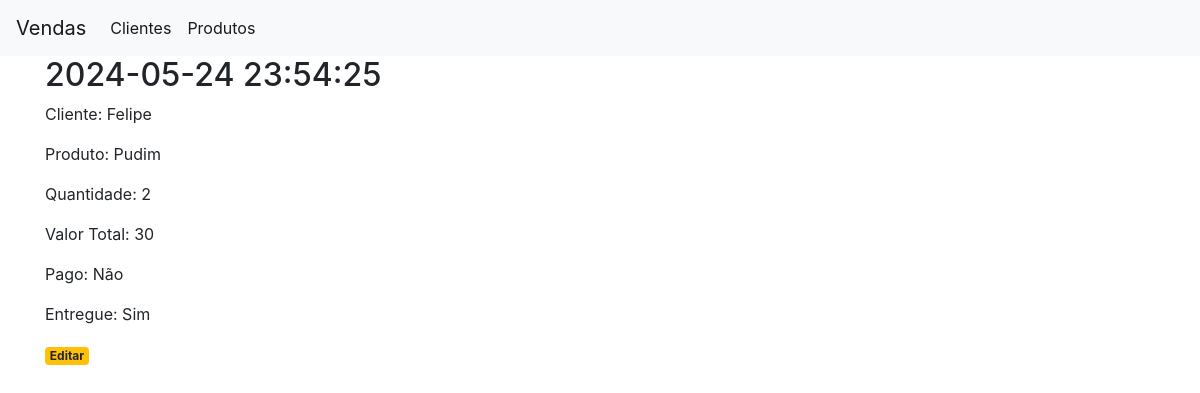
/vendas/1, run on the app's committed database.
### app.py (models this page shows)
class Vendas(db.Model):
    id = db.Column(db.Integer, primary_key=True)
    datahora = db.Column(db.DateTime, default=datetime.datetime.now)
    cliente = db.Column(db.String(80), nullable=False)
    produto = db.Column(db.String(30), nullable=False)
    qtde = db.Column(db.Integer, nullable=False)
    valor_total = db.Column(db.String(10), nullable=False)
    pago = db.Column(db.String(10), nullable=False)
    entregue = db.Column(db.String(10), nullable=False)

### app.py (the view)
@app.route('/vendas/<int:venda_id>')
def venda(venda_id):
    venda = get_venda(venda_id)
    return render_template('venda.html', venda = venda)

### app.py (called while the page is built)
def get_venda(venda_id):
    venda = Vendas.query.filter_by(id=venda_id).first()
    if venda is None:
        abort(404)
    return venda

### templates/venda.html
{% extends 'base.html' %}
{% block content %}
    <h2>{% block title %} {{ venda['datahora'] }} {% endblock %}</h2>
    <p>Cliente: {{ venda['cliente'] }}</p>
    <p>Produto:  {{ venda['produto'] }}</p>
    <p>Quantidade:  {{ venda['qtde'] }}</p>
    <p>Valor Total: {{ venda['valor_total'] }}</p>
    <p>Pago:  {{ venda['pago'] }}</p>
    <p>Entregue:  {{ venda['entregue'] }}</p>
    <a href="{{ url_for('edit_venda', venda_id=venda['id']) }}">
        <span class="badge badge-warning">Editar</span>
    </a>
{% endblock %}

### data on the page
Vendas: datahora "2024-05-24 23:54:25", cliente "Felipe", produto "Pudim", qtde "2", valor_total "30", pago "Não", entregue "Sim"
